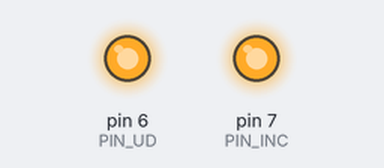
The sketch below on a simulated Arduino Uno, built with avr-gcc and run on an emulated ATmega328P. Parts: output pins drawn as LEDs (lit = HIGH). Pins used as bus, display or sensor lines are not drawn.

Above: at 0.1 s.
Timing chart, 0 to 1.6 s (numbered marks = the images above):
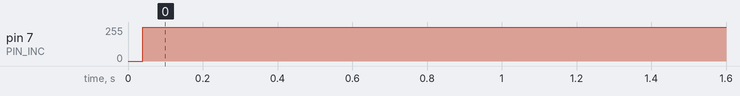

The sketch:

X9C103S_simple.ino
```cpp
// Простой пример для управления дигипотом X9C103S

#define PIN_CS 5
#define PIN_UD 6
#define PIN_INC 7

void setup() {
  digipotBegin();
  digipotAdjust(30);
}

void loop() {

}

void digipotBegin(void) {     // Настройка пинов дигипота
  pinMode(PIN_CS, OUTPUT);    // Все как выход
  pinMode(PIN_UD, OUTPUT);
  pinMode(PIN_INC, OUTPUT);

  digitalWrite(PIN_UD, HIGH);   // Эти два сразу подтянем
  digitalWrite(PIN_INC, HIGH);
}

void digipotAdjust(int8_t inc) {
  bool direction;           // Флаг для установки направления
  if (inc < 0) {            // Если сдвиг отрицательный
    direction = false;      // Флаг - false
    inc *= -1;              // Убираем отриц. знак
  } else {                  // Иначе
    direction = true;       // Флаг false
  }
  digitalWrite(PIN_CS, LOW);              // Начинаем передачу
  digitalWrite(PIN_UD, direction);        // Устанавливаем направление
  for (uint8_t i = 0; i < inc * 2; i++) {  // Цикл отправки
    digitalWrite(PIN_INC, !digitalRead(PIN_INC)); // Инверсия пина (можно через флаг - быстрее)
  }
  digitalWrite(PIN_CS, HIGH);             // Окончание передачи
}
```

Measured:
- by itself, pin 7 (PIN_INC): 0/255 → 255/255 at 0.04 s
